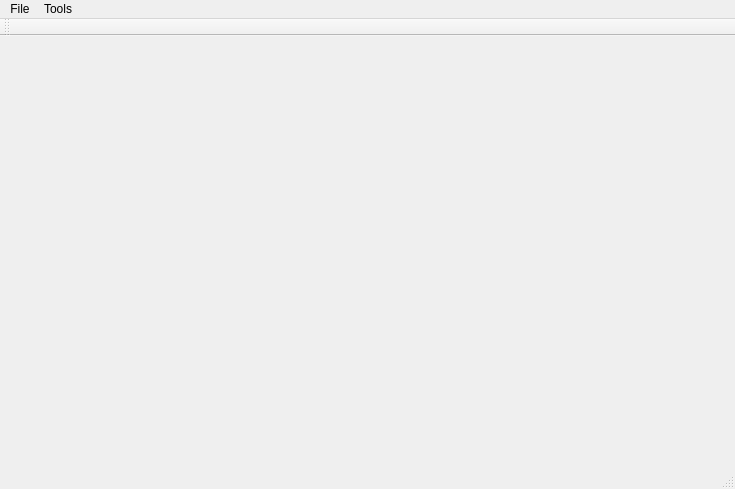
<?xml version="1.0" encoding="UTF-8"?>
<ui version="4.0">
 <class>MainWindow</class>
 <widget class="QMainWindow" name="MainWindow">
  <property name="geometry">
   <rect>
    <x>0</x>
    <y>0</y>
    <width>735</width>
    <height>489</height>
   </rect>
  </property>
  <property name="windowTitle">
   <string>MainWindow</string>
  </property>
  <widget class="QWidget" name="centralWidget"/>
  <widget class="QMenuBar" name="menuBar">
   <property name="geometry">
    <rect>
     <x>0</x>
     <y>0</y>
     <width>735</width>
     <height>26</height>
    </rect>
   </property>
   <widget class="QMenu" name="menuFile">
    <property name="title">
     <string>File</string>
    </property>
    <addaction name="actionSave"/>
    <addaction name="actionOpen"/>
    <addaction name="separator"/>
    <addaction name="actionExit"/>
   </widget>
   <widget class="QMenu" name="menuTools">
    <property name="title">
     <string>Tools</string>
    </property>
    <addaction name="actionRun"/>
   </widget>
   <addaction name="menuFile"/>
   <addaction name="menuTools"/>
  </widget>
  <widget class="QToolBar" name="mainToolBar">
   <attribute name="toolBarArea">
    <enum>TopToolBarArea</enum>
   </attribute>
   <attribute name="toolBarBreak">
    <bool>false</bool>
   </attribute>
  </widget>
  <widget class="QStatusBar" name="statusBar"/>
  <action name="actionSave">
   <property name="text">
    <string>Save</string>
   </property>
  </action>
  <action name="actionOpen">
   <property name="text">
    <string>Open</string>
   </property>
  </action>
  <action name="actionExit">
   <property name="text">
    <string>Exit</string>
   </property>
  </action>
  <action name="actionRun">
   <property name="text">
    <string>Run</string>
   </property>
  </action>
 </widget>
 <layoutdefault spacing="6" margin="11"/>
 <resources/>
 <connections/>
</ui>
